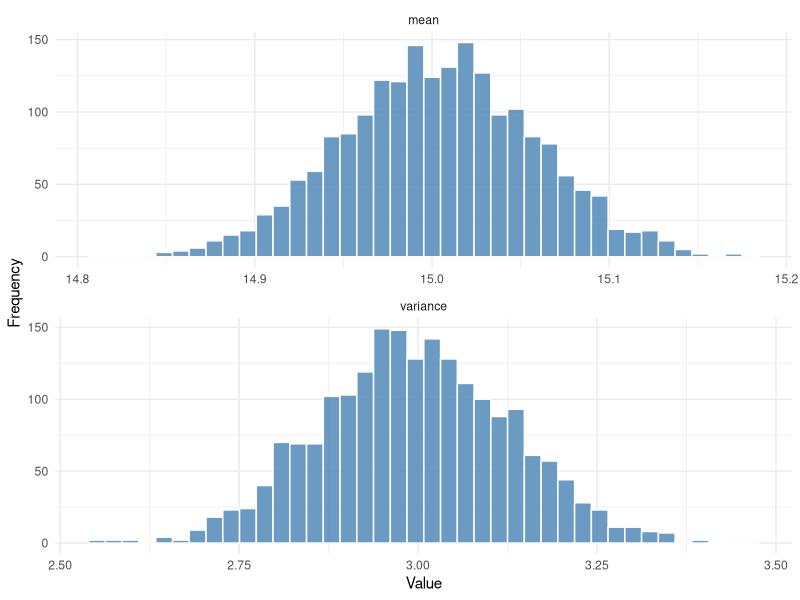

Source code (R):
## ---- chunk 1
knitr::opts_chunk$set(echo = TRUE, message = FALSE, warning = FALSE)
library(dplyr)
library(tidyr)
library(purrr)
library(ggplot2)
library(knitr)

fmt_num <- function(x, digits = 4) {
	formatC(x, format = "f", digits = digits)
}
## ---- chunk 2
set.seed(41279)
N <- 100000
mu_super <- 15
var_super <- 3
population <- rnorm(N, mean = mu_super, sd = sqrt(var_super))

pop_mean <- mean(population)
pop_var <- var(population) * (N - 1) / N
## ---- chunk 3
set.seed(41279)
N <- 100000
mu_super <- 15
var_super <- 3
population <- rnorm(N, mean = mu_super, sd = sqrt(var_super))

# Part (a)
pop_mean <- mean(population)
pop_var <- var(population) * (N - 1) / N

results_a <- tibble(
  pop_mean = pop_mean,
  pop_var = pop_var
)

results_a %>% mutate(across(everything(), fmt_num, digits = 5)) %>% kable()
## ---- chunk 4
set.seed(41279)
n_sample <- 1000
sample_indices <- sample.int(N, size = n_sample, replace = FALSE)
sample_one <- population[sample_indices]

sample_mean <- mean(sample_one)
sample_var <- var(sample_one)
fpc <- sqrt(1 - n_sample / N)
se_mean <- sqrt(sample_var / n_sample) * fpc
ci_b <- sample_mean + qnorm(c(0.025, 0.975)) * se_mean

results_b <- tibble(
  estimate = sample_mean,
  se = se_mean,
  ci_lower = ci_b[1],
  ci_upper = ci_b[2]
)

results_b %>% mutate(across(everything(), fmt_num, digits = 5)) %>% kable()
## ---- chunk 5
set.seed(41279)
B <- 2000

sim_results <- replicate(B, {
	idx <- sample.int(N, size = n_sample, replace = FALSE)
	samp <- population[idx]
	c(mean = mean(samp), variance = var(samp))
}) %>%
	t() %>%
	as_tibble()

quantile_means <- quantile(sim_results$mean, probs = c(0.025, 0.975))

quantile_tbl <- tibble(
	quantile = c("2.5%", "97.5%"),
	value = fmt_num(quantile_means, digits = 5)
)

quantile_tbl %>% kable(col.names = c("Quantile", "Estimated mean"))
## ---- chunk 6
plot_data <- sim_results %>%
	pivot_longer(cols = everything(), names_to = "statistic", values_to = "value")

ggplot(plot_data, aes(x = value)) +
	geom_histogram(bins = 40, color = "white", fill = "steelblue", alpha = 0.8) +
	facet_wrap(~ statistic, scales = "free", ncol = 1) +
	labs(x = "Value", y = "Frequency") +
	theme_minimal()
## ---- chunk 7
z_alpha <- qnorm(0.975)

ci_bounds <- sim_results %>%
	mutate(
		se = sqrt(variance / n_sample) * fpc,
		lower = mean - z_alpha * se,
		upper = mean + z_alpha * se,
		covers = (lower <= pop_mean) & (upper >= pop_mean)
	)

coverage_rate <- mean(ci_bounds$covers)

tibble(
	Coverage = fmt_num(coverage_rate, digits = 4)
) %>% kable()
## ---- chunk 8
blocks <- c(3, 5, 5, 52, 21, 34, 3, 0, 0, 0, 17, 14, 0, 0, 2, 54, 11, 11, 0, 23)
a <- length(blocks)
A <- 270
M <- 60

sample_mean_blocks <- mean(blocks)
sample_var_blocks <- var(blocks)
fpc_blocks <- sqrt(1 - a / A)
se_blocks <- sqrt(sample_var_blocks / a) * fpc_blocks

p_hat <- sample_mean_blocks / M
se_p <- se_blocks / M

logit <- function(p) log(p / (1 - p))
inv_logit <- function(x) 1 / (1 + exp(-x))

phi_hat <- logit(p_hat)
se_phi <- se_p / (p_hat * (1 - p_hat))
ci_phi <- phi_hat + qnorm(c(0.025, 0.975)) * se_phi
ci_p <- inv_logit(ci_phi)

q2_summary <- tibble(
	quantity = c("Sample mean rentals", "Standard error", "Rental proportion", "SE proportion", "Logit estimate", "SE logit"),
	value = c(sample_mean_blocks, se_blocks, p_hat, se_p, phi_hat, se_phi)
)

q2_summary %>% mutate(value = fmt_num(value, digits = 5)) %>% kable()
## ---- chunk 9
tibble(
	bound = c("Lower", "Upper"),
	logit_QY = ci_phi,
	QY = ci_p
) %>%
	mutate(across(-bound, fmt_num, digits = 5)) %>%
	kable()
## ---- chunk 10
p_i <- blocks / M
total_units <- a * M
total_pop_units <- A * M

p_hat_clusters <- mean(p_i)
f_cluster <- a / A
s_p2 <- var(p_i)
var_cluster <- (1 - f_cluster) * s_p2 / a
se_cluster <- sqrt(var_cluster)
ci_cluster <- p_hat_clusters + qnorm(c(0.025, 0.975)) * se_cluster

f_unit <- total_units / total_pop_units
var_srs <- (1 - f_unit) * p_hat_clusters * (1 - p_hat_clusters) / total_units
se_srs <- sqrt(var_srs)

design_effect <- var_cluster / var_srs
effective_n <- total_units / design_effect

q3_table <- tibble(
	quantity = c(
		"Estimated rental proportion", "SE (two-stage cluster)",
		"95% CI (two-stage cluster) lower", "95% CI (two-stage cluster) upper",
		"Variance (two-stage cluster)", "Variance (SRS of individuals)",
		"Design effect", "Effective sample size"
	),
	value = c(
		p_hat_clusters, se_cluster, ci_cluster[1], ci_cluster[2],
		var_cluster, var_srs, design_effect, effective_n
	)
)

q3_table %>% mutate(value = fmt_num(value, digits = 5)) %>% kable()
## ---- chunk 11
population1 <- c(5, 10, 35, 100)
samples1 <- combn(population1, 2)

estimates1 <- tibble(
	sample = apply(samples1, 2, paste, collapse = ","),
	arithmetic = colMeans(samples1),
	harmonic = 2 / colSums(1 / samples1),
	geometric = sqrt(samples1[1, ] * samples1[2, ])
)

pop1_mean <- mean(population1)

moment_summary <- function(vec, true_mean) {
	tibble(
		bias = mean(vec) - true_mean,
		variance = mean((vec - mean(vec))^2),
		mse = mean((vec - true_mean)^2)
	)
}

moments1 <- bind_rows(
	moment_summary(estimates1$arithmetic, pop1_mean) %>% mutate(estimator = "Arithmetic"),
	moment_summary(estimates1$harmonic, pop1_mean) %>% mutate(estimator = "Harmonic"),
	moment_summary(estimates1$geometric, pop1_mean) %>% mutate(estimator = "Geometric")
) %>%
	relocate(estimator)

estimates1 %>% kable()

moments1 %>% mutate(across(-estimator, fmt_num, digits = 5)) %>% kable()
## ---- chunk 12
population2 <- c(5, 10, 16, 18)
samples2 <- combn(population2, 2)

estimates2 <- tibble(
	sample = apply(samples2, 2, paste, collapse = ","),
	arithmetic = colMeans(samples2),
	harmonic = 2 / colSums(1 / samples2),
	geometric = sqrt(samples2[1, ] * samples2[2, ])
)

pop2_mean <- mean(population2)

moments2 <- bind_rows(
	moment_summary(estimates2$arithmetic, pop2_mean) %>% mutate(estimator = "Arithmetic"),
	moment_summary(estimates2$harmonic, pop2_mean) %>% mutate(estimator = "Harmonic"),
	moment_summary(estimates2$geometric, pop2_mean) %>% mutate(estimator = "Geometric")
) %>%
	relocate(estimator)

estimates2 %>% kable()

moments2 %>% mutate(across(-estimator, fmt_num, digits = 5)) %>% kable()
